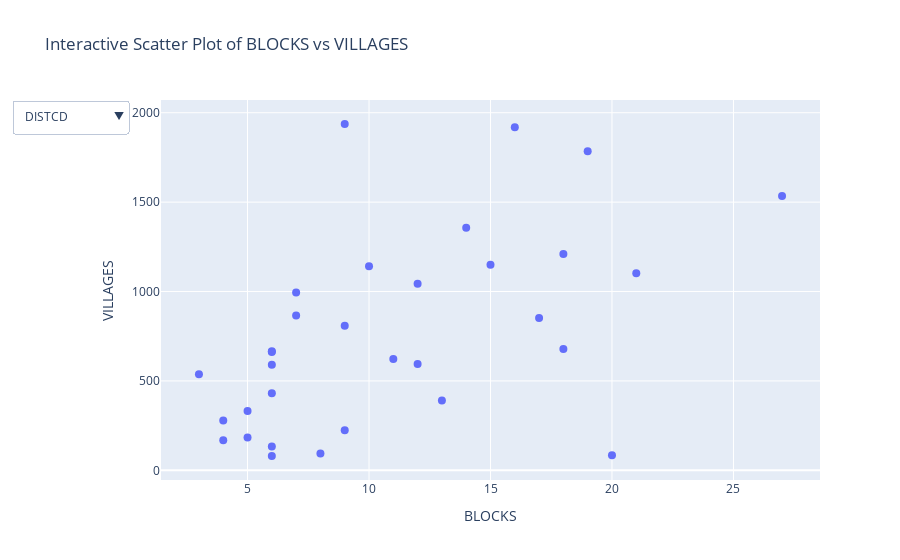

Notebook code cell kept with this figure:
### Code cell
import plotly.graph_objects as go
col1 = 'BLOCKS'
col2 = 'VILLAGES'
dropdown_menu = [{'label': col, 'method': 'update', 'args': [{'x': [df2[col]], 'y': [df2[col]], 'text': [df2[col]], 'marker': {'size': 8}, 'mode': 'markers', 'name': col}]} for col in df2.columns]
scatter = go.Scatter(x=df2[col1], y=df2[col2], text=df2[col1], mode='markers', marker=dict(size=8), name=col1)
layout = go.Layout(title=f'Interactive Scatter Plot of {col1} vs {col2}',
                   xaxis=dict(title=col1),
                   yaxis=dict(title=col2),
                   updatemenus=[{'buttons': dropdown_menu, 'direction': 'down', 'showactive': True}])
fig = go.Figure(data=[scatter], layout=layout)
fig.show()

### Figure 1 — Plotly figure (JSON) as saved in the notebook; plotly's stock layout.template omitted (floating-point values rounded to 4 significant figures)
{"data": [{"marker": {"size": 8}, "mode": "markers", "name": "BLOCKS", "text": [13, 18, 8, 15, 19, 4, 12, 5, 6, 20, 6, 9, 3, 4, 6, 6, 9, 6, 6, 9, 7, 7, 14, 12, 16, 10, 18, 27, 5, 17, 21, 11], "type": "scatter", "x": [13, 18, 8, 15, 19, 4, 12, 5, 6, 20, 6, 9, 3, 4, 6, 6, 9, 6, 6, 9, 7, 7, 14, 12, 16, 10, 18, 27, 5, 17, 21, 11], "y": [391, 678, 94, 1150, 1785, 168, 1044, 332, 666, 84, 662, 809, 537, 279, 431, 591, 224, 80, 133, 1937, 994, 866, 1357, 594, 1919, 1141, 1210, 1534, 183, 852, 1102, 623]}], "layout": {"title": {"text": "Interactive Scatter Plot of BLOCKS vs VILLAGES"}, "updatemenus": [{"buttons": [{"args": [{"marker": {"size": 8}, "mode": "markers", "name": "DISTCD", "text": [[101, 102, 103, 201, 202, 203, 309, 310, 311, 401, 501, 502, 503, 601, 602, 603, 701, 702, 703, 801, 802, 803, 901, 902, 903, 904, 1001, 1002, 1003, 1004, 1005, 1006]], "x": [[101, 102, 103, 201, 202, 203, 309, 310, 311, 401, 501, 502, 503, 601, 602, 603, 701, 702, 703, 801, 802, 803, 901, 902, 903, 904, 1001, 1002, 1003, 1004, 1005, 1006]], "y": [[101, 102, 103, 201, 202, 203, 309, 310, 311, 401, 501, 502, 503, 601, 602, 603, 701, 702, 703, 801, 802, 803, 901, 902, 903, 904, 1001, 1002, 1003, 1004, 1005, 1006]]}], "label": "DISTCD", "method": "update"}, {"args": [{"marker": {"size": 8}, "mode": "markers", "name": "STATNAME", "text": [["JAMMU & KASHMIR", "JAMMU & KASHMIR", "JAMMU & KASHMIR", "HIMACHAL PRADESH", "HIMACHAL PRADESH", "HIMACHAL PRADESH", "PUNJAB", "PUNJAB", "PUNJAB", "CHANDIGARH", "UTTARAKHAND", "UTTARAKHAND", "UTTARAKHAND", "HARYANA", "HARYANA", "HARYANA", "DELHI", "DELHI", "DELHI", "RAJASTHAN", "RAJASTHAN", "RAJASTHAN", "UTTAR PRADESH", "UTTAR PRADESH", "UTTAR PRADESH", "UTTAR PRADESH", "BIHAR", "BIHAR", "BIHAR", "BIHAR", "BIHAR", "BIHAR"]], "x": [["JAMMU & KASHMIR", "JAMMU & KASHMIR", "JAMMU & KASHMIR", "HIMACHAL PRADESH", "HIMACHAL PRADESH", "HIMACHAL PRADESH", "PUNJAB", "PUNJAB", "PUNJAB", "CHANDIGARH", "UTTARAKHAND", "UTTARAKHAND", "UTTARAKHAND", "HARYANA", "HARYANA", "HARYANA", "DELHI", "DELHI", "DELHI", "RAJASTHAN", "RAJASTHAN", "RAJASTHAN", "UTTAR PRADESH", "UTTAR PRADESH", "UTTAR PRADESH", "UTTAR PRADESH", "BIHAR", "BIHAR", "BIHAR", "BIHAR", "BIHAR", "BIHAR"]], "y": [["JAMMU & KASHMIR", "JAMMU & KASHMIR", "JAMMU & KASHMIR", "HIMACHAL PRADESH", "HIMACHAL PRADESH", "HIMACHAL PRADESH", "PUNJAB", "PUNJAB", "PUNJAB", "CHANDIGARH", "UTTARAKHAND", "UTTARAKHAND", "UTTARAKHAND", "HARYANA", "HARYANA", "HARYANA", "DELHI", "DELHI", "DELHI", "RAJASTHAN", "RAJASTHAN", "RAJASTHAN", "UTTAR PRADESH", "UTTAR PRADESH", "UTTAR PRADESH", "UTTAR PRADESH", "BIHAR", "BIHAR", "BIHAR", "BIHAR", "BIHAR", "BIHAR"]]}], "label": "STATNAME", "method": "update"}, {"args": [{"marker": {"size": 8}, "mode": "markers", "name": "DISTNAME", "text": [["KUPWARA", "BARAMULA", "SRINAGAR", "CHAMBA", "KANGRA", "LAHUL & SPITI", "LUDHIANA", "MOGA", "FIROZPUR", "CHANDIGARH", "UTTARKASHI", "CHAMOLI", "RUDRAPRAYAG", "PANCHKULA", "AMBALA", "YAMUNANAGAR", "NORTH WEST DELHI", "NORTH DELHI", "NORTH EAST DELHI", "GANGANAGAR", "HANUMANGARH", "BIKANER", "SAHARANPUR", "MUZAFFARNAGAR", "BIJNOR", "MORADABAD", "PASHCHIM CHAMPARAN", "PURBA CHAMPARAN", "SHEOHAR", "SITAMARHI", "MADHUBANI", "SUPAUL"]], "x": [["KUPWARA", "BARAMULA", "SRINAGAR", "CHAMBA", "KANGRA", "LAHUL & SPITI", "LUDHIANA", "MOGA", "FIROZPUR", "CHANDIGARH", "UTTARKASHI", "CHAMOLI", "RUDRAPRAYAG", "PANCHKULA", "AMBALA", "YAMUNANAGAR", "NORTH WEST DELHI", "NORTH DELHI", "NORTH EAST DELHI", "GANGANAGAR", "HANUMANGARH", "BIKANER", "SAHARANPUR", "MUZAFFARNAGAR", "BIJNOR", "MORADABAD", "PASHCHIM CHAMPARAN", "PURBA CHAMPARAN", "SHEOHAR", "SITAMARHI", "MADHUBANI", "SUPAUL"]], "y": [["KUPWARA", "BARAMULA", "SRINAGAR", "CHAMBA", "KANGRA", "LAHUL & SPITI", "LUDHIANA", "MOGA", "FIROZPUR", "CHANDIGARH", "UTTARKASHI", "CHAMOLI", "RUDRAPRAYAG", "PANCHKULA", "AMBALA", "YAMUNANAGAR", "NORTH WEST DELHI", "NORTH DELHI", "NORTH EAST DELHI", "GANGANAGAR", "HANUMANGARH", "BIKANER", "SAHARANPUR", "MUZAFFARNAGAR", "BIJNOR", "MORADABAD", "PASHCHIM CHAMPARAN", "PURBA CHAMPARAN", "SHEOHAR", "SITAMARHI", "MADHUBANI", "SUPAUL"]]}], "label": "DISTNAME", "method": "update"}, {"args": [{"marker": {"size": 8}, "mode": "markers", "name": "BLOCKS", "text": [[13, 18, 8, 15, 19, 4, 12, 5, 6, 20, 6, 9, 3, 4, 6, 6, 9, 6, 6, 9, 7, 7, 14, 12, 16, 10, 18, 27, 5, 17, 21, 11]], "x": [[13, 18, 8, 15, 19, 4, 12, 5, 6, 20, 6, 9, 3, 4, 6, 6, 9, 6, 6, 9, 7, 7, 14, 12, 16, 10, 18, 27, 5, 17, 21, 11]], "y": [[13, 18, 8, 15, 19, 4, 12, 5, 6, 20, 6, 9, 3, 4, 6, 6, 9, 6, 6, 9, 7, 7, 14, 12, 16, 10, 18, 27, 5, 17, 21, 11]]}], "label": "BLOCKS", "method": "update"}, {"args": [{"marker": {"size": 8}, "mode": "markers", "name": "VILLAGES", "text": [[391, 678, 94, 1150, 1785, 168, 1044, 332, 666, 84, 662, 809, 537, 279, 431, 591, 224, 80, 133, 1937, 994, 866, 1357, 594, 1919, 1141, 1210, 1534, 183, 852, 1102, 623]], "x": [[391, 678, 94, 1150, 1785, 168, 1044, 332, 666, 84, 662, 809, 537, 279, 431, 591, 224, 80, 133, 1937, 994, 866, 1357, 594, 1919, 1141, 1210, 1534, 183, 852, 1102, 623]], "y": [[391, 678, 94, 1150, 1785, 168, 1044, 332, 666, 84, 662, 809, 537, 279, 431, 591, 224, 80, 133, 1937, 994, 866, 1357, 594, 1919, 1141, 1210, 1534, 183, 852, 1102, 623]]}], "label": "VILLAGES", "method": "update"}, {"args": [{"marker": {"size": 8}, "mode": "markers", "name": "CLUSTERS", "text": [[104, 144, 65, 266, 358, 53, 143, 46, 79, 20, 61, 78, 46, 43, 75, 80, 9, 6, 6, 378, 284, 293, 127, 86, 159, 69, 193, 251, 34, 169, 241, 94]], "x": [[104, 144, 65, 266, 358, 53, 143, 46, 79, 20, 61, 78, 46, 43, 75, 80, 9, 6, 6, 378, 284, 293, 127, 86, 159, 69, 193, 251, 34, 169, 241, 94]], "y": [[104, 144, 65, 266, 358, 53, 143, 46, 79, 20, 61, 78, 46, 43, 75, 80, 9, 6, 6, 378, 284, 293, 127, 86, 159, 69, 193, 251, 34, 169, 241, 94]]}], "label": "CLUSTERS", "method": "update"}, {"args": [{"marker": {"size": 8}, "mode": "markers", "name": "TOTPOPULAT", "text": [[875564, 1015503, 1269751, 518844, 1507223, 31528, 3487882, 992289, 2026831, 1054686, 329686, 391114, 236857, 558890, 1136784, 1214162, 3651261, 883418, 2240749, 1969520, 1779650, 2367745, 3464228, 4138605, 3683896, 4773138, 3922780, 5082868, 656916, 3419622, 4476044, 2228397]], "x": [[875564, 1015503, 1269751, 518844, 1507223, 31528, 3487882, 992289, 2026831, 1054686, 329686, 391114, 236857, 558890, 1136784, 1214162, 3651261, 883418, 2240749, 1969520, 1779650, 2367745, 3464228, 4138605, 3683896, 4773138, 3922780, 5082868, 656916, 3419622, 4476044, 2228397]], "y": [[875564, 1015503, 1269751, 518844, 1507223, 31528, 3487882, 992289, 2026831, 1054686, 329686, 391114, 236857, 558890, 1136784, 1214162, 3651261, 883418, 2240749, 1969520, 1779650, 2367745, 3464228, 4138605, 3683896, 4773138, 3922780, 5082868, 656916, 3419622, 4476044, 2228397]]}], "label": "TOTPOPULAT", "method": "update"}], "direction": "down", "showactive": true}], "xaxis": {"title": {"text": "BLOCKS"}}, "yaxis": {"title": {"text": "VILLAGES"}}}}
